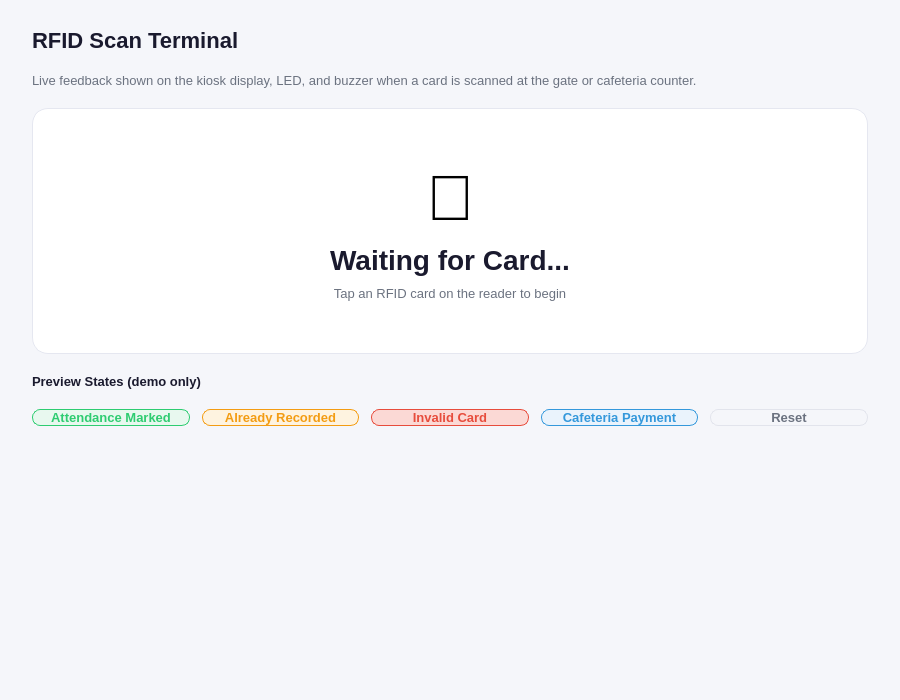
<?xml version="1.0" encoding="UTF-8"?>
<ui version="4.0">
 <class>ScanTerminalPage</class>
 <widget class="QWidget" name="ScanTerminalPage">
  <property name="geometry">
   <rect><x>0</x><y>0</y><width>900</width><height>700</height></rect>
  </property>
  <property name="windowTitle">
   <string>ScanTerminalPage</string>
  </property>
  <property name="styleSheet">
   <string notr="true">QWidget#ScanTerminalPage { background-color: #F5F6FA; }</string>
  </property>

  <layout class="QVBoxLayout" name="scanLayout">
   <property name="leftMargin"><number>32</number></property>
   <property name="topMargin"><number>28</number></property>
   <property name="rightMargin"><number>32</number></property>
   <property name="bottomMargin"><number>28</number></property>
   <property name="spacing"><number>20</number></property>

   <item>
    <widget class="QLabel" name="labelScanTermTitle">
     <property name="text"><string>RFID Scan Terminal</string></property>
     <property name="styleSheet">
      <string notr="true">color: #1A1A2E; font-size:22px; font-weight:700; background:transparent; border:none;</string>
     </property>
    </widget>
   </item>

   <item>
    <widget class="QLabel" name="labelScanTermInfo">
     <property name="text"><string>Live feedback shown on the kiosk display, LED, and buzzer when a card is scanned at the gate or cafeteria counter.</string></property>
     <property name="wordWrap"><bool>true</bool></property>
     <property name="styleSheet">
      <string notr="true">color:#6B7280; font-size:13px; background:transparent; border:none;</string>
     </property>
    </widget>
   </item>

   <item>
    <widget class="QFrame" name="scanStatusFrame">
     <property name="minimumHeight"><number>260</number></property>
     <property name="styleSheet">
      <string notr="true">QFrame#scanStatusFrame { background-color:#FFFFFF; border:1px solid #E5E7F0; border-radius:16px; }</string>
     </property>
     <layout class="QVBoxLayout" name="scanStatusLayout">
      <property name="spacing"><number>10</number></property>
      <property name="leftMargin"><number>20</number></property>
      <property name="topMargin"><number>30</number></property>
      <property name="rightMargin"><number>20</number></property>
      <property name="bottomMargin"><number>30</number></property>
      <item>
       <spacer name="statusVSpacerTop">
        <property name="orientation"><enum>Qt::Vertical</enum></property>
        <property name="sizeHint" stdset="0"><size><width>20</width><height>10</height></size></property>
       </spacer>
      </item>
      <item>
       <widget class="QLabel" name="labelStatusIcon">
        <property name="text"><string>&#x1F4E1;</string></property>
        <property name="alignment"><set>Qt::AlignCenter</set></property>
        <property name="styleSheet">
         <string notr="true">font-size:64px; background:transparent; border:none;</string>
        </property>
       </widget>
      </item>
      <item>
       <widget class="QLabel" name="labelStatusMessage">
        <property name="text"><string>Waiting for Card...</string></property>
        <property name="alignment"><set>Qt::AlignCenter</set></property>
        <property name="styleSheet">
         <string notr="true">color:#1A1A2E; font-size:28px; font-weight:800; background:transparent; border:none;</string>
        </property>
       </widget>
      </item>
      <item>
       <widget class="QLabel" name="labelStatusDetail">
        <property name="text"><string>Tap an RFID card on the reader to begin</string></property>
        <property name="alignment"><set>Qt::AlignCenter</set></property>
        <property name="styleSheet">
         <string notr="true">color:#6B7280; font-size:13px; background:transparent; border:none;</string>
        </property>
       </widget>
      </item>
      <item>
       <spacer name="statusVSpacerBottom">
        <property name="orientation"><enum>Qt::Vertical</enum></property>
        <property name="sizeHint" stdset="0"><size><width>20</width><height>10</height></size></property>
       </spacer>
      </item>
     </layout>
    </widget>
   </item>

   <item>
    <widget class="QLabel" name="labelDemoTitle">
     <property name="text"><string>Preview States (demo only)</string></property>
     <property name="styleSheet">
      <string notr="true">color: #1A1A2E; font-size:13px; font-weight:600; background:transparent; border:none;</string>
     </property>
    </widget>
   </item>

   <item>
    <layout class="QHBoxLayout" name="demoButtonsRow">
     <property name="spacing"><number>12</number></property>
     <item>
      <widget class="QPushButton" name="pushButtonDemoMarked">
       <property name="text"><string>Attendance Marked</string></property>
       <property name="minimumHeight"><number>44</number></property>
       <property name="cursor"><cursorShape>PointingHandCursor</cursorShape></property>
       <property name="styleSheet">
        <string notr="true">QPushButton{background-color:#E8F8EF;color:#2ECC71;border:1px solid #2ECC71;border-radius:8px;font-size:13px;font-weight:600;}
QPushButton:hover{background-color:#DAF3E6;}</string>
       </property>
      </widget>
     </item>
     <item>
      <widget class="QPushButton" name="pushButtonDemoAlready">
       <property name="text"><string>Already Recorded</string></property>
       <property name="minimumHeight"><number>44</number></property>
       <property name="cursor"><cursorShape>PointingHandCursor</cursorShape></property>
       <property name="styleSheet">
        <string notr="true">QPushButton{background-color:#FEF3E0;color:#F39C12;border:1px solid #F39C12;border-radius:8px;font-size:13px;font-weight:600;}
QPushButton:hover{background-color:#FCE8C6;}</string>
       </property>
      </widget>
     </item>
     <item>
      <widget class="QPushButton" name="pushButtonDemoInvalid">
       <property name="text"><string>Invalid Card</string></property>
       <property name="minimumHeight"><number>44</number></property>
       <property name="cursor"><cursorShape>PointingHandCursor</cursorShape></property>
       <property name="styleSheet">
        <string notr="true">QPushButton{background-color:#FBD9D5;color:#E74C3C;border:1px solid #E74C3C;border-radius:8px;font-size:13px;font-weight:600;}
QPushButton:hover{background-color:#F9C9C4;}</string>
       </property>
      </widget>
     </item>
     <item>
      <widget class="QPushButton" name="pushButtonDemoCafeteria">
       <property name="text"><string>Cafeteria Payment</string></property>
       <property name="minimumHeight"><number>44</number></property>
       <property name="cursor"><cursorShape>PointingHandCursor</cursorShape></property>
       <property name="styleSheet">
        <string notr="true">QPushButton{background-color:#EAF3FC;color:#3498DB;border:1px solid #3498DB;border-radius:8px;font-size:13px;font-weight:600;}
QPushButton:hover{background-color:#DCEBFA;}</string>
       </property>
      </widget>
     </item>
     <item>
      <widget class="QPushButton" name="pushButtonDemoReset">
       <property name="text"><string>Reset</string></property>
       <property name="minimumHeight"><number>44</number></property>
       <property name="minimumWidth"><number>90</number></property>
       <property name="cursor"><cursorShape>PointingHandCursor</cursorShape></property>
       <property name="styleSheet">
        <string notr="true">QPushButton{background-color:transparent;color:#6B7280;border:1px solid #E2E4EC;border-radius:8px;font-size:13px;font-weight:600;}
QPushButton:hover{background-color:#F7F8FA;color:#1A1A2E;}</string>
       </property>
      </widget>
     </item>
    </layout>
   </item>

   <item>
    <spacer name="bottomSpacer">
     <property name="orientation"><enum>Qt::Vertical</enum></property>
     <property name="sizeHint" stdset="0"><size><width>20</width><height>40</height></size></property>
    </spacer>
   </item>

  </layout>
 </widget>
 <resources/>
 <connections/>
</ui>
